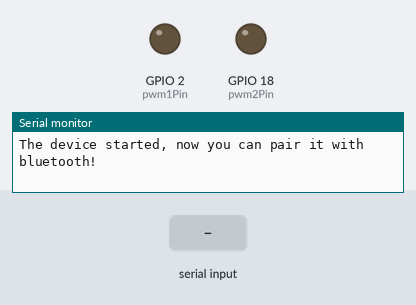
Recording of a sketch running on a simulated ESP32. Parts: output pins drawn as LEDs (lit = HIGH), the last lines printed to the serial monitor. The inputs (shaded band) are chosen by the test bench. Nothing arrives over Bluetooth unless stated.

Above: at 0.1 s.
At 9.5 s:
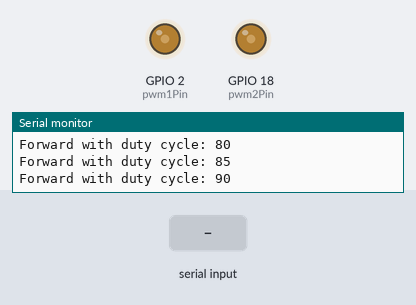
9.6 s: "1\n" received over the second serial link
At 14.5 s:
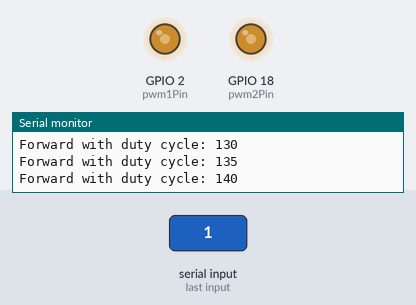
Timing chart, 0 to 28.6 s (numbered marks = the images above; inputs shaded):
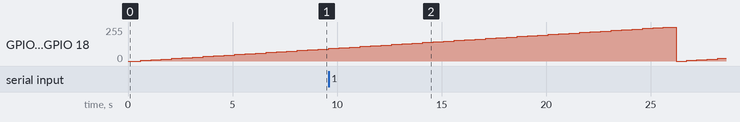

The sketch:

bluetooth_control.ino
```cpp
#include "BluetoothSerial.h"
#include <Arduino.h>
#define servoPin 9
#define pwm1Pin 2
#define pwm2Pin 18

// Setting PWM properties
const int freq = 1000;
const int pwmChannel1 = 0;
const int pwmChannel2 = 1;
const int resolution = 8;
int dutyCycle = 0;

// Create a new servo object:
BluetoothSerial SerialBT;

// Create a variable to store the servo position:
int angle = 0;

#if !defined(CONFIG_BT_ENABLED) || !defined(CONFIG_BLUEDROID_ENABLED)
#error Bluetooth is not enabled! Please run `make menuconfig` to and enable it
#endif

void setup() {
  // sets the pins as outputs:
  pinMode(pwm1Pin, OUTPUT);
  pinMode(pwm2Pin, OUTPUT);

  // configure LED PWM functionalitites
  ledcSetup(pwmChannel1, freq, resolution);
  ledcSetup(pwmChannel2, freq, resolution);

  // attach the channel to the GPIO to be controlled
  ledcAttachPin(pwm1Pin, pwmChannel1);
  ledcAttachPin(pwm2Pin, pwmChannel2);

  Serial.begin(115200);
  SerialBT.begin("ESP32test"); //Bluetooth device name
  Serial.println("The device started, now you can pair it with bluetooth!");
}

void loop() {
  if (Serial.available()) {
    SerialBT.write(Serial.read());
  }
  if (SerialBT.available()){
    char incomingChar = SerialBT.read();
    if (incomingChar != '\n'){
      Serial.write("Message Found");
    }
    Serial.write(incomingChar);
  }
  delay(100);

  while (dutyCycle <= 255){
    ledcWrite(pwmChannel1, dutyCycle);
    ledcWrite(pwmChannel2, dutyCycle);
    Serial.print("Forward with duty cycle: ");
    Serial.println(dutyCycle);
    dutyCycle = dutyCycle + 5;
    delay(500);
  }
  dutyCycle = 0;

    // Tell the servo to go to a particular angle:
  //myservo.write(90);

  // Sweep from 0 to 180 degrees:
  /*
  for (angle = 0; angle <= 180; angle += 1) {
    myservo.write(angle);
    delay(20);
  }

  // And back from 180 to 0 degrees:
  for (angle = 180; angle >= 0; angle -= 1) {
    myservo.write(angle);
    delay(20);
  }
  delay(100);
   */
}
```
